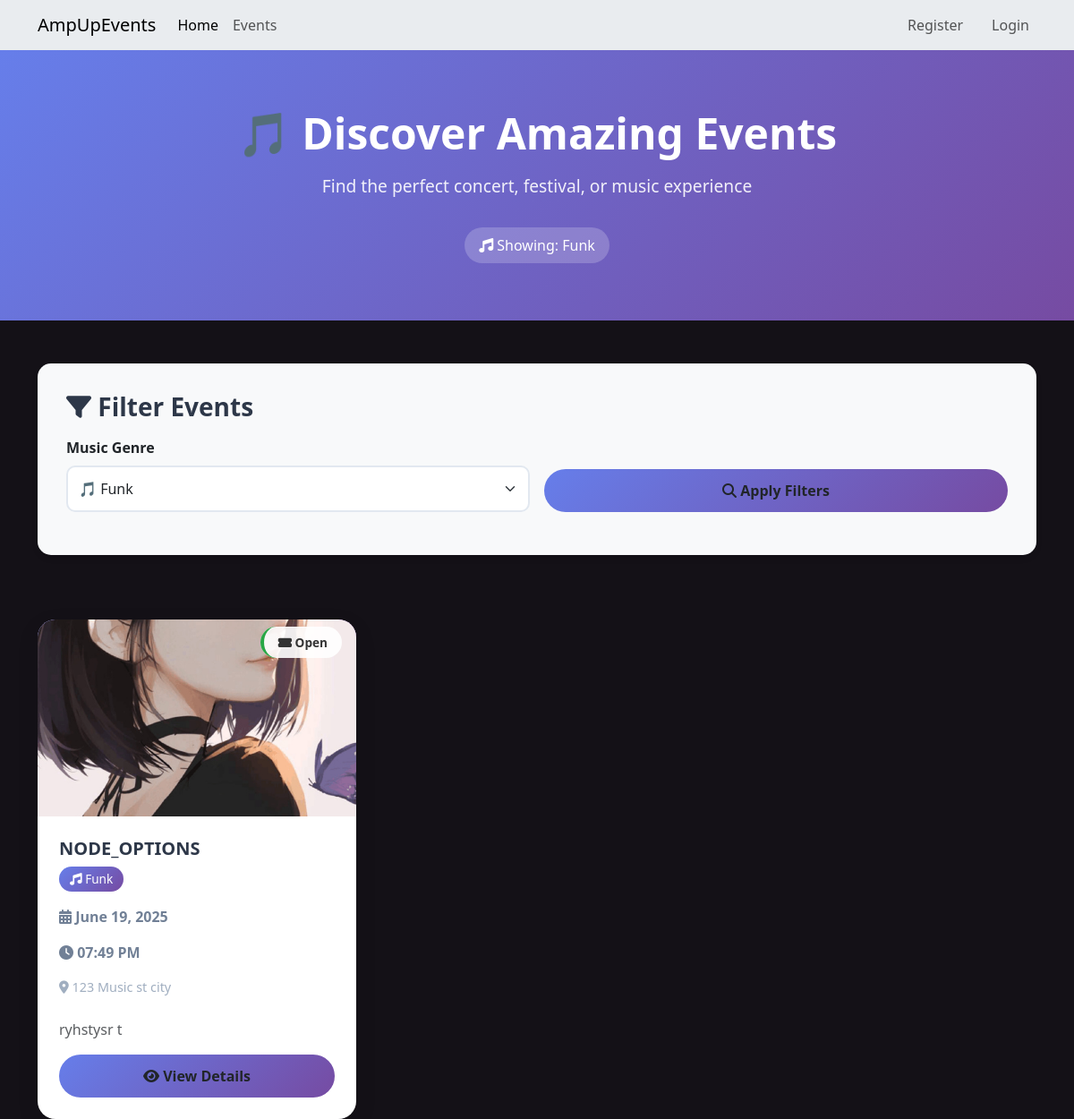
The page /events/eventspage?genre=Funk on the database as committed earlier.
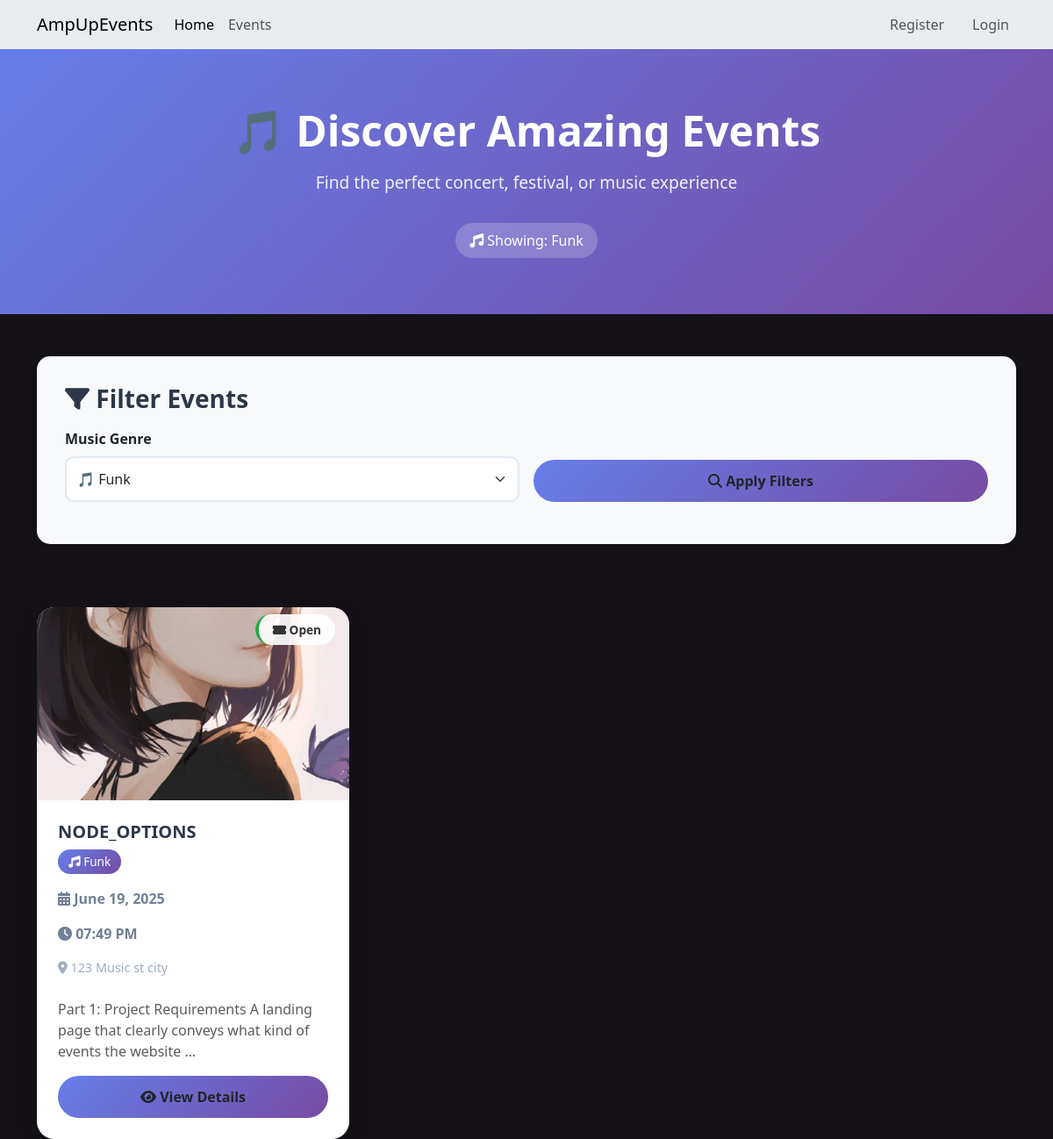
The same page on the database as committed later.
### website/models.py (models this page shows, shortened)
class Event(db.Model):
    __tablename__ = 'events'
    id = db.Column(db.Integer, primary_key=True)  # Unique identifier for the event
    name = db.Column(db.String(120), index=True, nullable=False)  # Event name
    description = db.Column(db.Text, nullable=True)  # Optional detailed description of the event
    image_filename = db.Column(db.String(255), nullable=True)  # Filename of the event's image
    start_datetime = db.Column(db.DateTime, nullable=False)  # Combined start date and time for the event
    location = db.Column(db.String(100), nullable=False)  # General location of the event
    venue = db.Column(db.String(100), nullable=True)  # Specific venue name, optional
    genre_id = db.Column(db.Integer, db.ForeignKey('genres.id'), nullable=False)  # Reference to Genre table
    artist_info = db.Column(db.Text, nullable=True) # Information about the artist(s)
    status = db.Column(db.String(20), default='Open', nullable=False)  # Current status of the event (e.g., Open, Cancelled)
    age_limit = db.Column(db.Integer, nullable=True)
    length = db.Column(db.String(50), nullable=True)
    policies = db.Column(db.Text, nullable=True)
    facebook = db.Column(db.String(255), nullable=True)
    instagram = db.Column(db.String(255), nullable=True)
    twitter = db.Column(db.String(255), nullable=True)
    created_at = db.Column(db.DateTime, default=datetime.now)
    updated_at = db.Column(db.DateTime, default=datetime.now, onupdate=datetime.now)
    created_by = db.Column(db.Integer, db.ForeignKey('users.id'), nullable=False)
    ticket_types = db.relationship('ticket_type', backref='event', lazy='dynamic', cascade="all, delete-orphan")
    comments = db.relationship('Comment', backref='event', lazy='dynamic', cascade="all, delete-orphan")
    bookings = db.relationship('Booking', backref='event', lazy='dynamic', cascade="all, delete-orphan")
    @property
    def current_status(self):
        if self.status == 'Cancelled':
            return 'Cancelled'
        if self.status == 'Completed':
            return 'Completed'
        if self.start_datetime and self.start_datetime < datetime.now():
            return 'Inactive'
        if self.ticket_types:
            total_available = sum(ticket.quantity_available for ticket in self.ticket_types)
            if total_available == 0:
                return 'Sold Out'
        return 'Open'

class Genre(db.Model):
    __tablename__ = 'genres'
    id = db.Column(db.Integer, primary_key=True)  # Primary key for the genre
    name = db.Column(db.String(50), nullable=False, unique=True)  # Name of the genre (e.g., Rock, Jazz), must be unique
    description = db.Column(db.Text, nullable=True)  # Optional description of the genre
    image_filename = db.Column(db.String(255), nullable=True)  # Filename for an image representing the genre
    created_at = db.Column(db.DateTime, default=datetime.now)  # Creation timestamp
    updated_at = db.Column(db.DateTime, default=datetime.now, onupdate=datetime.now)  # Last update timestamp
    events = db.relationship('Event', backref='genre_info', lazy='dynamic')

### website/events.py (the view)
@eventbp.route('/eventspage')
def allevents():
    genre_filter = request.args.get('genre', '')
    if genre_filter:
        genre = Genre.query.filter_by(name=genre_filter).first()
        if genre:
            events = Event.query.filter_by(genre_id=genre.id).order_by(Event.start_datetime.asc()).all()
        else:
            events = []
    else:
        events = Event.query.order_by(Event.start_datetime.asc()).all()
    genres = db.session.scalars(db.select(Genre)).all()
    return render_template('events/allEvents.html', events=events, genres=genres, selected_genre=genre_filter)

### website/templates/events/allEvents.html (shortened to what the changed rows need)
{% extends 'base.html' %}
{% block head %}
<link rel="stylesheet" href="{{ url_for('static', filename='style/allEvents.css') }}">
{% endblock %}
{% block content %}
<div class="events-hero">
    <div class="container">
        <div class="text-center">
            <h1 class="page-title">🎵 Discover Amazing Events</h1>
        </div>
    </div>
</div>
<div class="container">
    {% if events %}
        <div class="row events-grid g-4">
            {% for event in events %}
                <div class="col-lg-4 col-md-6">
                    <div class="card event-card">
                        <div class="position-relative">
                            {% if event.image_filename %}
                                <img src="{{ url_for('static', filename=event.image_filename) }}"
                                     class="card-img-top event-image"
                                     alt="{{ event.name }}">
                            {% else %}
                                <div class="event-image d-flex align-items-center justify-content-center">
                                    <i class="fas fa-music text-white" style="font-size: 3rem;"></i>
                                </div>
                            {% endif %}
                            <div class="position-absolute top-0 end-0 m-3">
                                <span class="event-status {{ event.current_status.lower().replace(' ', '-') }}">
                                    {% if event.current_status == 'Open' %}
                                    <i class="fas fa-ticket-alt"></i> Open
                                    {% elif event.current_status == 'Sold Out' %}
                                    <i class="fas fa-times-circle"></i> Sold Out
                                    {% elif event.current_status == 'Cancelled' %}
                                    <i class="fas fa-ban"></i> Cancelled
                                    {% elif event.current_status == 'Inactive' %}
                                    <i class="fas fa-clock"></i> Inactive
                                    {% else %}
                                    {{ event.current_status }}
                                    {% endif %}
                                </span>
                            </div>
                        </div>
                        <div class="card-body p-4">
                            <h5 class="event-title">{{ event.name }}</h5>
                                                        {% if event.genre_info %}
                            <span class="event-genre">
                                <i class="fas fa-music"></i> {{ event.genre_info.name }}
                            </span>
                            {% endif %}
                            <div class="event-date">
                                <i class="fas fa-calendar-alt"></i>
                                {{ event.start_datetime.strftime('%B %d, %Y') }}
                            </div>
                            <div class="event-date">
                                <i class="fas fa-clock"></i>
                                {{ event.start_datetime.strftime('%I:%M %p') }}
                            </div>
                            {% if event.location %}
                                <div class="event-location">
                                    <i class="fas fa-map-marker-alt"></i> {{ event.location }}
                                </div>
                            {% endif %}
                            {% if event.description %}
                                <p class="card-text text-muted mb-3">
                                    {{ event.description[:100] }}{% if event.description|length > 100 %}...{% endif %}
                                </p>
                            {% endif %}
                            <a href="{{ url_for('event.details', id=event.id) }}" class="btn view-btn">
                                <i class="fas fa-eye"></i> View Details
                            </a>
                        </div>
                    </div>
                </div>
            {% endfor %}
        </div>
    {% endif %}
</div>
{% endblock %}

Rows that differ between the two databases and show on the page:
changed Event "NODE_OPTIONS": description "ryhstysr t" → "Part 1: Project Requirements A landing page that clearly conveys what kind of events the website"; now shows "..."
